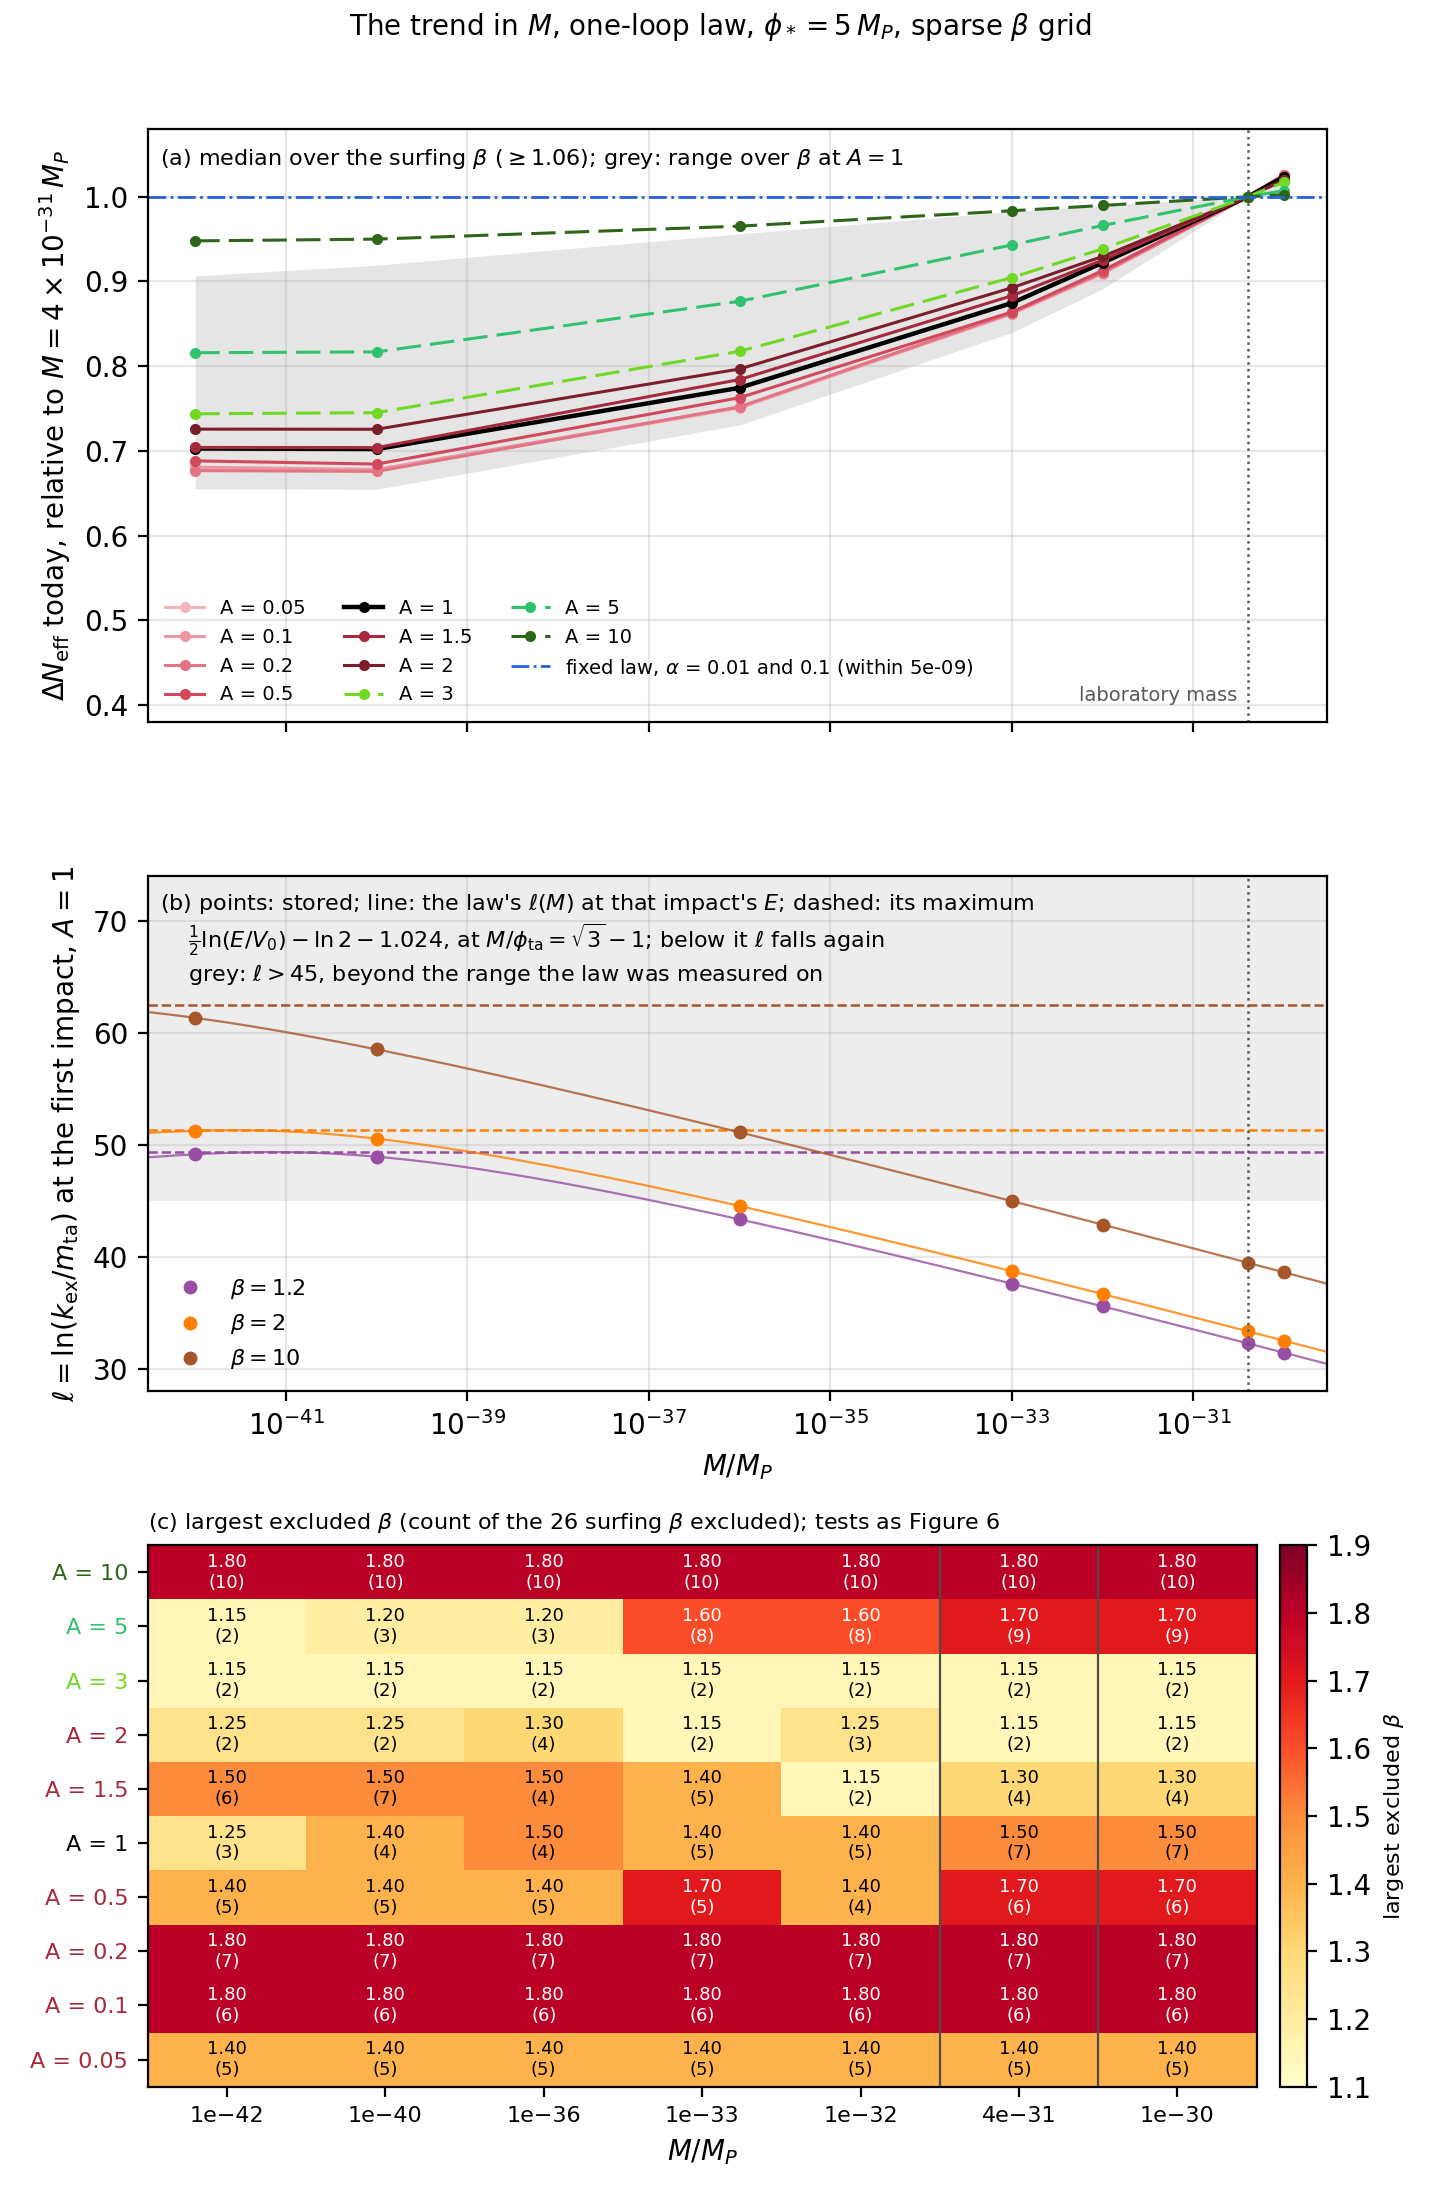

Source code (Python):
"""
The trend in M across the laboratory region, 2026.10.0 science run: how the one-loop drain law's
Delta N_eff, its turnaround logarithm ell and the BBN exclusions move with the potential's M from
1e-30 to 1e-42 M_P, on the sparse beta grid of blocks A (4e-31, whose dense grid holds the sparse one)
and B.

    ./venv/bin/python science-runs/2026-11-08-science-2026.10.0/m-trend/m_trend.py

Reads ../fig6/inputs/histories.csv (the run's plot_by_beta.py export of the main store, committed with
Figure 6), inputs/bounces/beta=<beta>/M=<M>eV_n=1/bounces.csv beside this file (unchanged copies of the
run's plot_ScalarHistory.py --no-plots export, A = 1, beta = 1.2, 2 and 10, at every M) and
../registry/stores/science-2026.10.0.manifest.json. Writes m_trend.pdf, .png and .provenance.json beside
this file. Needs no Ray and no store.

Three panels against M (drafted at the user's request of 2026-11-09):
(a) Delta N_eff today relative to its value at 4e-31 M_P, the median over the surfing beta (>= 1.06) for
    each A, with the range over beta shaded for A = 1; the fixed law is at 1 to 2e-8 at every M.
(b) ell = ln(k_ex/m_ta) at the first impact, A = 1, beta = 1.2, 2 and 10 (points), the law's ell(M) at
    that impact's E solved on V = V0 exp(M/phi) (thin line), and its maximum (dashed),
    (1/2) ln(E/V0) - ln 2 - 1.024, where the turnaround sits at M/phi = sqrt(3) - 1; above
    ell = 45 the law is used beyond the range one-loop-drain 02d measured it on.
(c) The largest beta excluded at each (A, M), by the tests of Figure 6: |dY_p| and |d(D/H)| within twice
    the measurement's relative 1-sigma about PRyMordial + LambdaCDM, and Delta N_eff today < 0.30.
Colours follow Figure 6: A = 1 black, A = 3, 5 and 10 green, the band's other A in shades of its red.
"""

import hashlib
import json
import subprocess
from pathlib import Path

import matplotlib

matplotlib.use("Agg")
import matplotlib.pyplot as plt
import numpy as np
import pandas as pd
from scipy.optimize import brentq

HERE = Path(__file__).resolve().parent
INPUT = HERE.parent / "fig6" / "inputs" / "histories.csv"
BOUNCES = HERE / "inputs" / "bounces"
SIDECAR = HERE.parent / "registry" / "stores" / "science-2026.10.0.manifest.json"

M_REF = 4e-31
M_EV = {  # M / M_P -> the directory label, M in eV, of the exports
    1e-30: "0.0024353",
    4e-31: "0.00097413",
    1e-32: "2.4353e-05",
    1e-33: "2.4353e-06",
    1e-36: "2.4353e-09",
    1e-40: "2.4353e-13",
    1e-42: "2.4353e-15",
}
BETA_SURF = 1.06  # the wall is reached before BBN from here (Figure 6)
BETA_ELL = {
    1.2: "#984ea3",
    2.0: "#ff7f00",
    10.0: "#a65628",
}  # panel (b): not the A greens or the blues
ELL_MEASURED = 45.0  # 02d's largest one-loop ell (verification section 2d.5): 44.98

YP_OBS, YP_SIG = 0.245, 0.003  # PDG 2024
DH_OBS, DH_SIG = 2.527, 0.030  # Cooke et al. 2018, in 1e-5
DNEFF_MAX = 0.30  # Planck 2018 VI, section 7.5.2, one-tailed, TT,TE,EE+lowE+lensing+BAO
TY, TD = 100 * 2 * YP_SIG / YP_OBS, 100 * 2 * DH_SIG / DH_OBS

GREENS = {3.0: "#71d926", 5.0: "#30c26d", 10.0: "#2d6619"}  # as Figure 6
BAND_REDS = {  # the band's other A, light to dark
    0.05: "#f4b6be",
    0.1: "#ec96a2",
    0.2: "#e27585",
    0.5: "#d1495b",
    1.5: "#a52a3d",
    2.0: "#7a1e2c",
}


def colour(A: float) -> str:
    if np.isclose(A, 1.0):
        return "black"
    return GREENS.get(A) or BAND_REDS[A]


def sha256(path: Path) -> str:
    return hashlib.sha256(path.read_bytes()).hexdigest()


def git(*args) -> str:
    return subprocess.run(
        ["git", *args], cwd=HERE, capture_output=True, text=True, check=True
    ).stdout.strip()


def is_M(x, M):
    return np.isclose(x, M, rtol=1e-9, atol=0.0)


def load() -> pd.DataFrame:
    H = pd.read_csv(INPUT)
    H = H[~H.failure_reasons.fillna("").str.startswith("no ScalarHistory")]
    H = H[H.M_Mp <= 1.1e-30].copy()
    sparse = set(H[is_M(H.M_Mp, 1e-33)].beta)
    H = H[H.beta.isin(sparse)]
    H["Mk"] = [min(M_EV, key=lambda m: abs(np.log(m / x))) for x in H.M_Mp]
    H = H[H.failure_reasons.isna() & H.Yp_BBN.notna() & (H.beta >= BETA_SURF)].copy()
    H["excluded"] = (
        ((100 * H.delta_Yp).abs() > TY)
        | ((100 * H.delta_D_over_H).abs() > TD)
        | (H.Delta_N_eff_today > DNEFF_MAX)
    )
    return H


# the maximum of ell over M: -x/2 + ln(x/(x+2))/2 at x = sqrt(3) - 1
ELL_MAX_OFFSET = (
    -(np.sqrt(3.0) - 1.0) / 2.0 + 0.5 * np.log(2.0 - np.sqrt(3.0)) - np.log(2.0)
)


def ell_law(log_E: float, ln_V0: float, M: float) -> float:
    """
    ell of AbstractModel.one_loop_turnaround on V = V0 exp(M/phi), solved here in closed form for the
    turnaround: with x = M/phi, V'' = V0 e^x x^3 (x + 2)/M^2 and lambda = x^2/M; m_ta^4 = 32 pi^2 E/ell,
    V''(phi_ta) = m_ta^2 and ell = ln(lambda E^{1/2}/2 m_ta), iterated to a fixed point. It reproduces the
    stored ell of every first impact this figure draws (checked 2026-11-09).
    """
    ell = 32.0
    for _ in range(200):
        log_m = 0.25 * (np.log(32.0 * np.pi**2) + log_E - np.log(ell))
        x = brentq(
            lambda x: ln_V0
            + x
            + 3 * np.log(x)
            + np.log(x + 2)
            - 2 * np.log(M)
            - 2 * log_m,
            1e-300,
            1e4,
        )
        new = 2 * np.log(x) - np.log(M) + 0.5 * log_E - np.log(2.0) - log_m
        if abs(new - ell) <= 1e-12 * new:
            return new
        ell = new
    raise RuntimeError("ell_law did not converge")


def first_impact(beta: float, M: float) -> pd.Series:
    b = pd.read_csv(BOUNCES / f"beta={beta:g}" / f"M={M_EV[M]}eV_n=1" / "bounces.csv")
    return b[b.delta_K_Mp4 > 0].iloc[0]


def main():
    H = load()
    Ms = sorted(M_EV)
    L = H[H.drain_model != "fixed"]
    F = H[H.drain_model == "fixed"]
    As = sorted(L.alpha.unique())

    fig, (ax_a, ax_b, ax_c) = plt.subplots(
        3, 1, figsize=(7.2, 11.0), gridspec_kw={"height_ratios": [1.15, 1.0, 1.05]}
    )

    # (a) Delta N_eff today relative to 4e-31
    ref = L[is_M(L.Mk, M_REF)].set_index(["alpha", "beta"]).Delta_N_eff_today
    ratios = {}
    for A in As:
        med, lo, hi = [], [], []
        for M in Ms:
            s = L[is_M(L.Mk, M) & (L.alpha == A)].set_index(["alpha", "beta"])
            r = (s.Delta_N_eff_today / ref).dropna()
            med.append(r.median())
            lo.append(r.min())
            hi.append(r.max())
        ratios[A] = (med, lo, hi)
        lw = 1.6 if np.isclose(A, 1.0) else 1.1
        ls = (0, (8, 3)) if A in GREENS else "-"
        ax_a.plot(
            Ms, med, color=colour(A), lw=lw, ls=ls, marker="o", ms=3, label=f"A = {A:g}"
        )
        if np.isclose(A, 1.0):
            ax_a.fill_between(Ms, lo, hi, color="0.6", alpha=0.25, lw=0)
    fref = F[is_M(F.Mk, M_REF)].set_index(["alpha", "beta"]).Delta_N_eff_today
    fixed_dev = max(
        float(
            np.nanmax(
                np.abs(
                    F[is_M(F.Mk, M)].set_index(["alpha", "beta"]).Delta_N_eff_today
                    / fref
                    - 1
                )
            )
        )
        for M in Ms
    )
    ax_a.axhline(
        1.0,
        color="#2662d9",
        ls="-.",
        lw=1.0,
        label=rf"fixed law, $\alpha$ = 0.01 and 0.1 (within {fixed_dev:.0e})",
    )
    ax_a.set_ylabel(
        r"$\Delta N_{\rm eff}$ today, relative to $M = 4\times10^{-31}\,M_P$"
    )
    ax_a.set_ylim(0.38, 1.08)
    ax_a.legend(fontsize=7, ncol=3, loc="lower left", frameon=False)
    ax_a.text(
        0.01,
        0.97,
        r"(a) median over the surfing $\beta$ ($\geq 1.06$); grey: range over $\beta$ at $A = 1$",
        transform=ax_a.transAxes,
        va="top",
        fontsize=8,
    )

    # (b) ell at the first impact, the law's ell(M) at that E, and its maximum
    ax_b.axhspan(ELL_MEASURED, 80, color="0.93", lw=0, zorder=0)
    ell_table = {}
    for beta, c in BETA_ELL.items():
        rows = [first_impact(beta, M) for M in Ms]
        ells = [r.ell for r in rows]
        lnV0 = float(
            H[
                np.isclose(H.beta, beta)
                & is_M(H.Mk, M_REF)
                & (H.drain_model != "fixed")
                & np.isclose(H.alpha, 1.0)
            ].normalization.iloc[0]
        )
        log_E = float(np.median([r.log_E_Mp4 for r in rows]))
        ell_max = 0.5 * (log_E - lnV0) + ELL_MAX_OFFSET
        M_curve = np.logspace(-42.5, -29.5, 140)
        ell_curve = [ell_law(log_E, lnV0, M) for M in M_curve]
        ell_check = [ell_law(r.log_E_Mp4, lnV0, M) for r, M in zip(rows, Ms)]
        ell_table[f"{beta:g}"] = {
            "ell": dict(zip([f"{M:.0e}" for M in Ms], ells)),
            "ell_law_max_abs_difference": float(
                np.max(np.abs(np.array(ell_check) - np.array(ells)))
            ),
            "ell_max": ell_max,
            "ln_E_over_V0": log_E - lnV0,
            "ell_law_below_sample": {
                f"{M:.0e}": ell_law(log_E, lnV0, M)
                for M in (1e-44, 1e-46, 1e-50, 1e-60)
            },
        }
        ax_b.plot(M_curve, ell_curve, color=c, lw=0.8, alpha=0.8)
        ax_b.plot(
            Ms, ells, color=c, marker="o", ms=4, lw=0, label=rf"$\beta = {beta:g}$"
        )
        ax_b.axhline(ell_max, color=c, ls="--", lw=0.9)
    ax_b.set_ylabel(r"$\ell = \ln(k_{\rm ex}/m_{\rm ta})$ at the first impact, $A = 1$")
    ax_b.set_ylim(28, 74)
    ax_b.legend(fontsize=8, loc="lower left", frameon=False)
    ax_b.text(
        0.01,
        0.97,
        r"(b) points: stored; line: the law's $\ell(M)$ at that impact's $E$; dashed: its maximum"
        + "\n"
        + r"    $\frac{1}{2}\ln(E/V_0) - \ln 2 - 1.024$, at $M/\phi_{\rm ta} = \sqrt{3} - 1$; below it $\ell$ falls again"
        + "\n"
        + rf"    grey: $\ell > {ELL_MEASURED:g}$, beyond the range the law was measured on",
        transform=ax_b.transAxes,
        va="top",
        fontsize=8,
    )

    # (c) the largest excluded beta at each (A, M)
    grid = np.full((len(As), len(Ms)), np.nan)
    counts = np.zeros((len(As), len(Ms)), dtype=int)
    n_beta = L.beta.nunique()
    for i, A in enumerate(As):
        for j, M in enumerate(Ms):
            s = L[is_M(L.Mk, M) & (L.alpha == A)]
            e = s[s.excluded]
            counts[i, j] = len(e)
            if len(e):
                grid[i, j] = e.beta.max()
    im = ax_c.imshow(
        grid, aspect="auto", cmap="YlOrRd", vmin=1.1, vmax=1.9, origin="lower"
    )
    for i in range(len(As)):
        for j in range(len(Ms)):
            txt = "—" if np.isnan(grid[i, j]) else f"{grid[i, j]:.2f}\n({counts[i, j]})"
            ax_c.text(
                j,
                i,
                txt,
                ha="center",
                va="center",
                fontsize=6.5,
                color="black" if np.isnan(grid[i, j]) or grid[i, j] < 1.6 else "white",
            )
    ax_c.set_xticks(range(len(Ms)))
    ax_c.set_xticklabels([f"{M:.0e}".replace("e-", "e−") for M in Ms], fontsize=8)
    ax_c.set_yticks(range(len(As)))
    ax_c.set_yticklabels([f"A = {A:g}" for A in As], fontsize=8)
    for lab, A in zip(ax_c.get_yticklabels(), As):
        lab.set_color(colour(A) if A in GREENS or np.isclose(A, 1.0) else "#a52a3d")
    ax_c.set_xlabel(r"$M / M_P$")
    cb = fig.colorbar(im, ax=ax_c, pad=0.02, fraction=0.04)
    cb.set_label(r"largest excluded $\beta$", fontsize=8)
    ax_c.set_title(
        rf"(c) largest excluded $\beta$ (count of the {n_beta} surfing $\beta$ excluded); "
        + "tests as Figure 6",
        fontsize=8,
        loc="left",
    )
    ax_c.axvline(Ms.index(M_REF) - 0.5, color="0.3", lw=0.8)
    ax_c.axvline(Ms.index(M_REF) + 0.5, color="0.3", lw=0.8)

    for ax in (ax_a, ax_b):
        ax.set_xscale("log")
        ax.set_xlim(3e-43, 3e-30)
        ax.axvline(M_REF, color="0.35", ls=":", lw=0.9)
        ax.grid(True, which="major", alpha=0.3)
    ax_a.tick_params(labelbottom=False)
    ax_b.set_xlabel(r"$M / M_P$")
    ax_a.text(
        M_REF / 1.3,
        0.40,
        "laboratory mass",
        fontsize=7,
        color="0.35",
        va="bottom",
        ha="right",
    )
    fig.suptitle(
        r"The trend in $M$, one-loop law, $\phi_* = 5\,M_P$, sparse $\beta$ grid",
        fontsize=10,
        y=0.995,
    )
    fig.tight_layout(rect=(0, 0, 1, 0.985), h_pad=0.6)

    head = git("rev-parse", "HEAD")
    dirty = bool(git("status", "--porcelain", "--untracked-files=no"))
    sidecar = json.loads(SIDECAR.read_text())
    meta = {
        "Title": "The trend in M, 2026.10.0 science run",
        "Subject": f"histories.csv sha256 {sha256(INPUT)}; store digest {sidecar['fingerprint']['digest']}; "
        f"git {head}{' (dirty)' if dirty else ''}",
    }
    fig.savefig(HERE / "m_trend.pdf", metadata=meta)
    fig.savefig(HERE / "m_trend.png", dpi=200)

    bounce_files = sorted(BOUNCES.rglob("bounces.csv"))
    provenance = {
        "script": "m_trend.py",
        "script_sha256": sha256(Path(__file__)),
        "git_head": head,
        "git_dirty": dirty,
        "inputs": {
            "histories": {
                "path": "../fig6/inputs/histories.csv",
                "sha256": sha256(INPUT),
            },
            "bounces": {str(p.relative_to(HERE)): sha256(p) for p in bounce_files},
        },
        "store": {
            "name": sidecar["name"],
            "store_id": sidecar.get("store_id"),
            "digest": sidecar["fingerprint"]["digest"],
        },
        "M_Mp": Ms,
        "betas_surfing": sorted(L.beta.unique()),
        "A_values": As,
        "dNeff_today_ratio_median_by_A": {
            f"{A:g}": dict(zip([f"{M:.0e}" for M in Ms], ratios[A][0])) for A in As
        },
        "fixed_law_max_relative_deviation": fixed_dev,
        "ell_first_impact_A1": ell_table,
        "largest_excluded_beta": {
            f"{A:g}": {
                f"{M:.0e}": (None if np.isnan(grid[i, j]) else float(grid[i, j]))
                for j, M in enumerate(Ms)
            }
            for i, A in enumerate(As)
        },
        "excluded_count": {
            f"{A:g}": {f"{M:.0e}": int(counts[i, j]) for j, M in enumerate(Ms)}
            for i, A in enumerate(As)
        },
    }
    (HERE / "m_trend.provenance.json").write_text(
        json.dumps(provenance, indent=2) + "\n"
    )
    print(
        json.dumps(
            {
                k: provenance[k]
                for k in ("git_head", "git_dirty", "ell_first_impact_A1")
            },
            indent=2,
        )
    )


if __name__ == "__main__":
    main()
